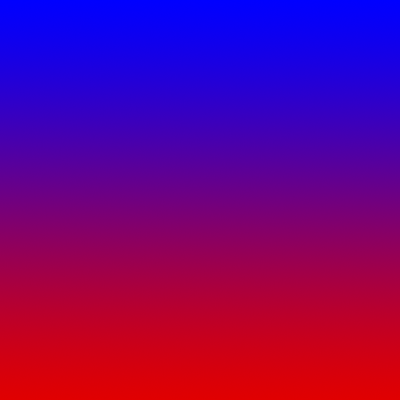
//> input picture 2 layer extraction/PD_3by3_method_layer_extraction/test_case/before.png, 400 x 400 px
$ ./PD_spatial_coherency_3by3_layer_extraction   (built with g++ and OpenCV 4)
//> lines starting //> are read from the running program, lines starting //| are printed output that depends on the picture
#include "stdafx.h"
#include <opencv2/highgui/highgui.hpp>
#include <opencv2/core/core.hpp>
#include <opencv2/imgproc/imgproc.hpp>


#include <iostream>
#include <algorithm>
#include <vector>
#include <set>
#include <cmath>
#include <fstream>
#include <string>
#include <list>
#include <map>
#include <stack>
#include <iomanip>


#include <Eigen/Sparse>
#include <Eigen/Dense>
#include <Eigen/LU>


using namespace std;
using namespace cv;
using namespace Eigen;

typedef double timemap_t;
typedef Eigen::SparseMatrix<double,Eigen::RowMajor> SparseMatrixT;


unsigned char d2b( double value )
{
    if( value < 0. ) value = 0.;
    long int result = ( value * 255. + .5 );
    if( result < 0 ) result = 0;
    if( result > 255 ) result = 255;
    return (unsigned char) result;
}

// [43 lines left out: functions toLab, diff, not called in this run]

void Compute_three_by_three_Paint_Matrix_on_just_one_component(cv::Mat img1, cv::Mat img2, std::vector< std::pair< int, int > > &differing_pixels, SparseMatrixT& M, Eigen::VectorXd& N)
{
	using namespace cv;


	Eigen::SparseMatrix<double,Eigen::RowMajor> A(3,3);
	Eigen::VectorXd  B(3);

    M.resize(3,3);
	N.resize(3);

	double A00=0.0;
	double A01=0.0;
	double A02=0.0;
	double A10=0.0;
	double A11=0.0;
	double A12=0.0;
	double A20=0.0;
	double A21=0.0;
	double A22=0.0;
	double B00=0.0;
	double B10=0.0;
	double B20=0.0;


	int n=differing_pixels.size();
    for(int index=0; index<n;index++)
	{

		int i=differing_pixels[index].first;
		int j=differing_pixels[index].second;

		Vec3d *Bi=img1.ptr<Vec3d>(i);
		Vec3d *Ai=img2.ptr<Vec3d>(i);


		double ui[3]={0.0};
		double vm=std::sqrt( (Ai[j][0]-Bi[j][0])*(Ai[j][0]-Bi[j][0])+ (Ai[j][1]-Bi[j][1])*(Ai[j][1]-Bi[j][1]) + (Ai[j][2]-Bi[j][2])*(Ai[j][2]-Bi[j][2]) );
		for(int k=0;k<3;k++)
			ui[k]=(Ai[j][k]-Bi[j][k])/vm;

		//double weight=1.0;
		double weight=vm*vm;

		double ci[3]={0.0};
		double b_u=Bi[j][0]*ui[0]+ Bi[j][1]*ui[1] + Bi[j][2]*ui[2];
		for(int k=0;k<3;k++)
			ci[k]=b_u*ui[k]-Bi[j][k];

		double common=ui[0]*ui[0]+ui[1]*ui[1]+ui[2]*ui[2]-2.0;

		double tempA00=(1-ui[0]*ui[0])*(1-ui[0]*ui[0]) + ui[0]*ui[0]*(ui[1]*ui[1]+ui[2]*ui[2]);
		A00+=(weight*tempA00);
		double tempA01= ui[0]*ui[1]*common;
		A01+=(weight*tempA01);
		double tempA02= ui[0]*ui[2]*common;
		A02+=(weight*tempA02);
		double tempA10= ui[0]*ui[1]*common;
		A10+=(weight*tempA10);
		double tempA11=(1-ui[1]*ui[1])*(1-ui[1]*ui[1]) + ui[1]*ui[1]*(ui[0]*ui[0]+ui[2]*ui[2]);
		A11+=(weight*tempA11);
		double tempA12= ui[1]*ui[2]*common;
		A12+=(weight*tempA12);
		double tempA20= ui[0]*ui[2]*common;
		A20+=(weight*tempA20);
		double tempA21= ui[1]*ui[2]*common;
		A21+=(weight*tempA21);
		double tempA22= (1-ui[2]*ui[2])*(1-ui[2]*ui[2]) + ui[2]*ui[2]*(ui[1]*ui[1]+ui[0]*ui[0]);
		A22+=(weight*tempA22);
		double tempB00= ci[0]*(ui[0]*ui[0]-1) + ci[1]*ui[0]*ui[1] + ci[2]*ui[0]*ui[2];
		B00+=(weight*tempB00);
		double tempB10= ci[0]*ui[0]*ui[1] + ci[1]*(ui[1]*ui[1]-1) + ci[2]*ui[1]*ui[2];
		B10+=(weight*tempB10);
		double tempB20= ci[0]*ui[0]*ui[2] + ci[1]*ui[2]*ui[1] + ci[2]*(ui[2]*ui[2]-1);
		B20+=(weight*tempB20);


	}

	A.insert(0,0)=A00;
	A.insert(0,1)=A01;
	A.insert(0,2)=A02;
	A.insert(1,0)=A10;
	A.insert(1,1)=A11;
	A.insert(1,2)=A12;
	A.insert(2,0)=A20;
	A.insert(2,1)=A21;
	A.insert(2,2)=A22;
	B(0)=B00;
	B(1)=B10;
	B(2)=B20;

  // [16 lines of commented-out code are left out]

	M=A.transpose()*A;
	N=A.transpose()*B;

}


void Repair_Paint_Alpha(cv::Mat img1, cv::Mat img2, std::vector< std::pair< int, int > > &differing_pixels, std::vector< std::pair< int, int > > &sub_differing_pixels, cv::Mat &T_frame, timemap_t currentT,  Eigen::VectorXd X,cv::Mat &Paint,cv::Mat &Alpha)
{
    std::vector< std::pair< int, int > > rest_differing_pixels;
	int n=differing_pixels.size();
    for(int index=0; index<n;index++)
	{
		int i=differing_pixels[index].first;
		int j=differing_pixels[index].second;

		Vec3d *Bi=img1.ptr<Vec3d>(i);
		Vec3d *Ai=img2.ptr<Vec3d>(i);
		Vec3b *Pi=Paint.ptr<Vec3b>(i);
		Vec3b *Alphai=Alpha.ptr<Vec3b>(i);


#define Reprojection 0
#if Reprojection==0

		double u_pb[3]={0.0};
		double vm_pb=std::sqrt( (X[0]-Bi[j][0])*(X[0]-Bi[j][0])+ (X[1]-Bi[j][1])*(X[1]-Bi[j][1]) + (X[2]-Bi[j][2])*(X[2]-Bi[j][2]) );
		for(int k=0;k<3;k++)
			u_pb[k]=(X[k]-Bi[j][k])/vm_pb;

		double _a[3]={0.0};
		double t_pb=0.0;

		for(int k=0;k<3;k++)
		{
			t_pb+=(Ai[j][k]-Bi[j][k])*u_pb[k];
		}

		for(int k=0;k<3;k++)
		{
			_a[k]=Bi[j][k]+t_pb*u_pb[k];
		}


		double a_new[3]={0.0};

		double r=1.0;

		double e=1.0/512;


		for(int k=0;k<3;k++)
		{
			if((_a[k]-Ai[j][k])>0)
				if(r>=e/(_a[k]-Ai[j][k]))
					r=e/(_a[k]-Ai[j][k]);
			if((_a[k]-Ai[j][k])<0)
				if(r>=-e/(_a[k]-Ai[j][k]))
					r=-e/(_a[k]-Ai[j][k]);
		}

		assert((r>0)&&(r<=1));


		for(int k=0;k<3;k++)
			a_new[k]=Ai[j][k]+r*(_a[k]-Ai[j][k]);


#elif Reprojection==1
		double a_new[3]={0.0};
		for(int k=0;k<3;k++)
			a_new[k]=Ai[j][k];
#endif

		//here, we get new a: a_new[], then we will use a_new[] to replace old Ai[j][k] to do projection.


		double ui[3]={0.0};
		double vm=std::sqrt( (a_new[0]-Bi[j][0])*(a_new[0]-Bi[j][0])+ (a_new[1]-Bi[j][1])*(a_new[1]-Bi[j][1]) + (a_new[2]-Bi[j][2])*(a_new[2]-Bi[j][2]) );
		for(int k=0;k<3;k++)
			ui[k]=(a_new[k]-Bi[j][k])/vm;


		double t=0.0;
		for(int k=0;k<3;k++)
		{
			t+=(X[k]-Bi[j][k])*ui[k];
		}

		if(t<0.0)
			t=abs(t);


		// [6 lines of commented-out code are left out]

		double a_b=0.0;
		for(int k=0;k<3;k++)
		{
			a_b+=(a_new[k]-Bi[j][k])*ui[k];
		}


		double l_b=1000;

		for(int k=0;k<3;k++)
		{
			if((1-Bi[j][k])/ui[k]>0)
				if(l_b>=(1-Bi[j][k])/ui[k])
					l_b=(1-Bi[j][k])/ui[k];
			if((0-Bi[j][k])/ui[k]>0)
				if(l_b>=(0-Bi[j][k])/ui[k])
					l_b=(0-Bi[j][k])/ui[k];
		}

		if(l_b>sqrt(3.0))
		{
			cout.precision(15);
			cout<<"error0: "<<fixed<<l_b<<endl;
			getchar();
		}

		assert(a_b<=l_b);

		if(a_b>l_b)
		{
			cout<<"error1"<<endl;
			getchar();
		}


		if(t<(a_b-sqrt(3.0)/512.0))
		{
			cout<<"error2  ";
			cout<<t<<"  "<<a_b;
			sub_differing_pixels.push_back(differing_pixels[index]);
			continue;

			//getchar();
		}
		else if(((a_b-t)<sqrt(3.0)/512)&&(t<a_b))
			t=a_b;

		if(t>(l_b+sqrt(3.0)/512.0))
		{
			cout<<"error3"<<endl;
			sub_differing_pixels.push_back(differing_pixels[index]);
			continue;
			//getchar();
		}
		else if(((t-l_b)<sqrt(3.0)/512)&&(t>l_b))
			t=l_b;


		double alpha=a_b/t;

		if(alpha>1.0)
		{
			alpha=1.0;
			cout<<"error4: "<<alpha<<endl;
			getchar();
		}
		if(alpha<(a_b/l_b))
		{
			alpha=a_b/l_b;
			cout<<"error5"<<endl;
			getchar();

		}


		rest_differing_pixels.push_back(differing_pixels[index]);

		for(int k=0;k<3;k++)
		{
			double p=(Bi[j][k]+t*ui[k])*255;
			Pi[j][k]=p>255? 255:p;
			Alphai[j][k]=(alpha)*255;
		}

		T_frame.ptr<timemap_t>(i)[j]=T_frame.ptr<timemap_t>(i)[j]*(1-alpha) + alpha*currentT;


	}

	differing_pixels.~vector();
	cout<<differing_pixels.size()<<endl;
	//differing_pixels=rest_differing_pixels;
	//cout<<differing_pixels.size()<<endl;
	cout<<sub_differing_pixels.size()<<endl;

}


/// old name is: Update_by_AlphaTime_with_Laplacian_constraints_on_just_one_component()
void PD_spatial_coherency_closet_paint_3by3_layer_extraction(cv::Mat img1, cv::Mat img2, cv::Mat &T_frame, timemap_t currentT, cv::Mat Diff_BinImage, std::vector< std::pair< int, int > > &differing_pixels,cv::Mat &Paint,cv::Mat &Alpha, int Myflag)
{
	using namespace cv;
	int width=img1.cols;
	int height=img1.rows;

	Eigen::SparseMatrix<double,Eigen::RowMajor> M;
	Eigen::VectorXd N;


	Compute_three_by_three_Paint_Matrix_on_just_one_component(img1,img2,differing_pixels,M,N);

	Eigen::VectorXd  X(3);

	Eigen::SimplicialLDLT<Eigen::SparseMatrix<double>> ldlt(M);
	X=ldlt.solve(N);

	cout<<"X: "<<(int)d2b(X[0])<<" "<<(int)d2b(X[1])<<" "<<(int)d2b(X[2])<<endl;
	//getchar();

	//cout<<"size"<<differing_pixels.size()<<endl;

	if(ldlt.info()==Eigen::Success)
	{
		std::cout<<"success"<<std::endl;
		cout<<differing_pixels.size();

		 std::vector< std::pair< int, int > > sub_differing_pixels;

	    Repair_Paint_Alpha(img1,img2,differing_pixels,sub_differing_pixels,T_frame,currentT,X,Paint,Alpha);


		if(sub_differing_pixels.size()>0)
		{
			Compute_three_by_three_Paint_Matrix_on_just_one_component(img1,img2,sub_differing_pixels,M,N);
			Eigen::VectorXd  Y(3);

			Eigen::SimplicialLDLT<Eigen::SparseMatrix<double>> ldlt(M);
			Y=ldlt.solve(N);

			cout<<"Y: "<<(int)d2b(Y[0])<<" "<<(int)d2b(Y[1])<<" "<<(int)d2b(Y[2])<<endl;
			getchar();

			std::vector< std::pair< int, int > > sub_sub_differing_pixels;

			Repair_Paint_Alpha(img1,img2,sub_differing_pixels,sub_sub_differing_pixels,T_frame,currentT,Y,Paint,Alpha);

			if(sub_sub_differing_pixels.size()>0) // means still can not get proper result, then use magic!
			{
				cout<<"Magic"<<endl;
				getchar();
				for(int d=0;d<sub_sub_differing_pixels.size();d++)
				{
					int i=sub_sub_differing_pixels[d].first;
					int j=sub_sub_differing_pixels[d].second;

					Vec3d * Bi=img1.ptr<Vec3d>(i);
					Vec3d * Ai=img2.ptr<Vec3d>(i);
					Vec3b * Pi=Paint.ptr<Vec3b>(i);
					Vec3b * Ui=Alpha.ptr<Vec3b>(i);

					double alpha=0.0;
					vector<double> alpha_list;
					for(int k=0;k<3;k++)
					{
						if(Bi[j][k]!=0)
						{
							double value=(Bi[j][k]-Ai[j][k])/Bi[j][k];
							if((value<=1.0)&&(value>=0.0))
								alpha_list.push_back(value);
						}
						if((1.0-Bi[j][k])!=0)
						{
							double value=(Ai[j][k]-Bi[j][k])/(1.0-Bi[j][k]);
							if((value<=1.0)&&(value>=0.0))
								alpha_list.push_back(value);
						}

					}

					//cout<<alpha_list.size()<<endl;

					std::sort(alpha_list.begin(),alpha_list.end());

					alpha=alpha_list[alpha_list.size()-1];// find max value

					if(Myflag ==0)
						T_frame.ptr<timemap_t>(i)[j]=T_frame.ptr<timemap_t>(i)[j]*(1-alpha) + alpha*currentT;

					for(int k=0;k<3;k++)
					{
						Pi[j][k]=((Ai[j][k]-Bi[j][k])/alpha+Bi[j][k])*255;
						Ui[j][k]=alpha*255;
					}

				}

			}

		}

	}


	if(ldlt.info()==Eigen::NumericalIssue)
	{
		std::cout<<"fail"<<std::endl; // use magic method to replace

		for(int d=0;d<differing_pixels.size();d++)
		{
			int i=differing_pixels[d].first;
			int j=differing_pixels[d].second;

			Vec3d * Bi=img1.ptr<Vec3d>(i);
			Vec3d * Ai=img2.ptr<Vec3d>(i);
			Vec3b * Pi=Paint.ptr<Vec3b>(i);
			Vec3b * Ui=Alpha.ptr<Vec3b>(i);

			double alpha=0.0;
			vector<double> alpha_list;
			for(int k=0;k<3;k++)
			{
				if(Bi[j][k]!=0)
				{
					double value=(Bi[j][k]-Ai[j][k])/Bi[j][k];
					if((value<=1.0)&&(value>=0.0))
						alpha_list.push_back(value);
				}
				if((1.0-Bi[j][k])!=0)
				{
					double value=(Ai[j][k]-Bi[j][k])/(1.0-Bi[j][k]);
					if((value<=1.0)&&(value>=0.0))
						alpha_list.push_back(value);
				}

			}

			//cout<<alpha_list.size()<<endl;

			std::sort(alpha_list.begin(),alpha_list.end());

			alpha=alpha_list[alpha_list.size()-1];// find max value

			if(Myflag ==0)
				T_frame.ptr<timemap_t>(i)[j]=T_frame.ptr<timemap_t>(i)[j]*(1-alpha) + alpha*currentT;

			for(int k=0;k<3;k++)
			{
				Pi[j][k]=((Ai[j][k]-Bi[j][k])/alpha+Bi[j][k])*255;
				Ui[j][k]=alpha*255;
			}


		}


	}


}


double difference_Vec3b(Vec3b A, Vec3b B)
{
	return(sqrt(double((A[0]-B[0])*(A[0]-B[0])+(A[1]-B[1])*(A[1]-B[1])+(A[2]-B[2])*(A[2]-B[2]))));
}

//use rgb space to compute diff pixels. input is CV_8UC3
void get_diff_pixels(Mat before,Mat after,vector<std::pair<int,int>> &diff_pixels)
{
	for(int i=0;i<before.rows;i++)
	{
		Vec3b *Fi=before.ptr<Vec3b>(i);
		Vec3b *Pi=after.ptr<Vec3b>(i);
		for(int j=0;j<before.cols;j++)
		{
			double d=difference_Vec3b(Fi[j],Pi[j]);
			if(d>0.0)
			{
				diff_pixels.push_back(std::make_pair(i,j));
			}

		}
	}
}


int main()
{

  Mat before=imread("test_case/before.png",1);
//> before is the input picture: 400 rows x 400 cols, CV_8UC3; mean B, G, R 127.8, 0, 112.2
  Mat after= imread("test_case/after.png",1);
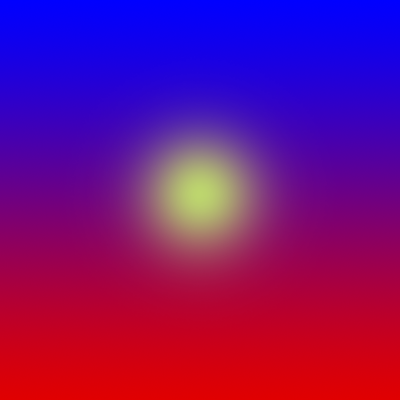
//> input picture 2 layer extraction/PD_3by3_method_layer_extraction/test_case/after.png, 400 x 400 px
//> after is the input picture: 400 rows x 400 cols, CV_8UC3; mean B, G, R 126.4, 13.4, 117.3

  Mat T_frame=Mat::zeros(before.cols,before.rows,CV_64FC1);

  //compute with just one component
  std::vector<std::pair<int,int>> differing_pixels;
  Mat Paint=Mat::zeros(before.size(),CV_8UC3);
  Mat Alpha=Mat::zeros(before.size(),CV_8UC3);

  Mat before_double;
  Mat after_double;

  before.convertTo(before_double,CV_64FC3,1.0/255.0);
  after.convertTo(after_double,CV_64FC3,1.0/255.0);

  get_diff_pixels(before,after,differing_pixels);
//> after the loop in get_diff_pixels, `for(int i=0;i<before.rows;i++)`: diff_pixels = 57246 items
//> differing_pixels = 57246 items

  Mat Diff_BinImage;
  PD_spatial_coherency_closet_paint_3by3_layer_extraction(before_double,after_double,T_frame,0.0,Diff_BinImage,differing_pixels,Paint,Alpha,0);
//> in Compute_three_by_three_Paint_Matrix_on_just_one_component, `int n=differing_pixels.size();`: n = 57246
//> the loop in Compute_three_by_three_Paint_Matrix_on_just_one_component, `for(int index=0; index<n;index++)` made 57246 passes
//> (i, j, b_u, A00, A11, A12, A21, A22) on passes 7 to 9: (57, 183, 0.0638, 0.000215, 0.000108, -0.000108, -0.000108, 0.000108), (57, 190, 0.0638, 0.000246, 0.000123, -0.000123, -0.000123, 0.000123), (57, 191, 0.0638, 0.000277, 0.000138, -0.000138, -0.000138, 0.000138)
//| X: 110 213 189
//| 57246
//> after the loop in Repair_Paint_Alpha, `for(int index=0; index<n;index++)`:
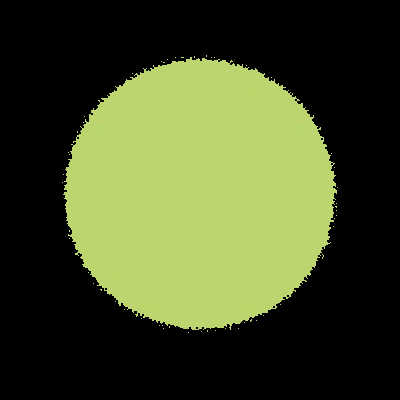
//> Paint: 400 rows x 400 cols, CV_8UC3; mean B, G, R 39.3, 76.2, 67.3
//> after the loop in Repair_Paint_Alpha, `for(int index=0; index<n;index++)`:
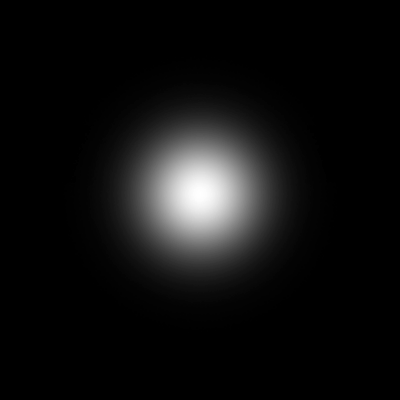
//> Alpha: 400 rows x 400 cols, CV_8UC3; min 0, max 255, mean 15.9
//> after the loop in Repair_Paint_Alpha, `for(int index=0; index<n;index++)`: T_frame: 400 rows x 400 cols, CV_64FC1; every value is 0
//| 57246
//| 0

  imwrite("test_case/paint.png",Paint);
//> (the run ends here: the program stops with an error, at `imwrite("test_case/alpha.png",Alpha);`)
